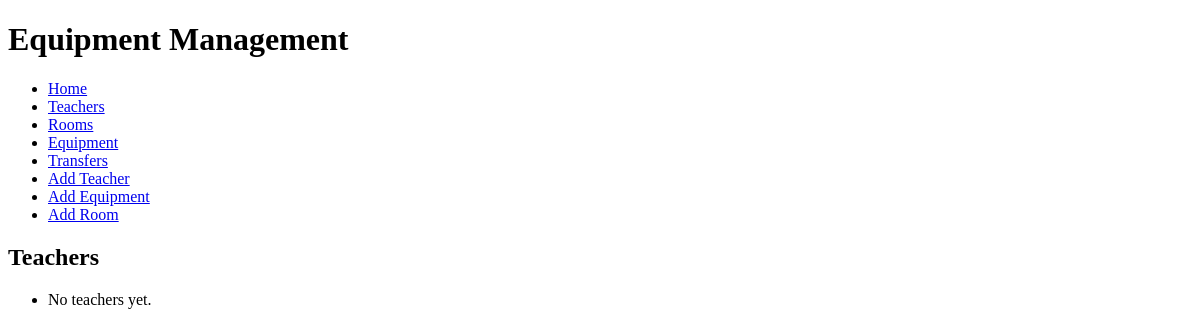
Before: /teachers/ with the older database file.
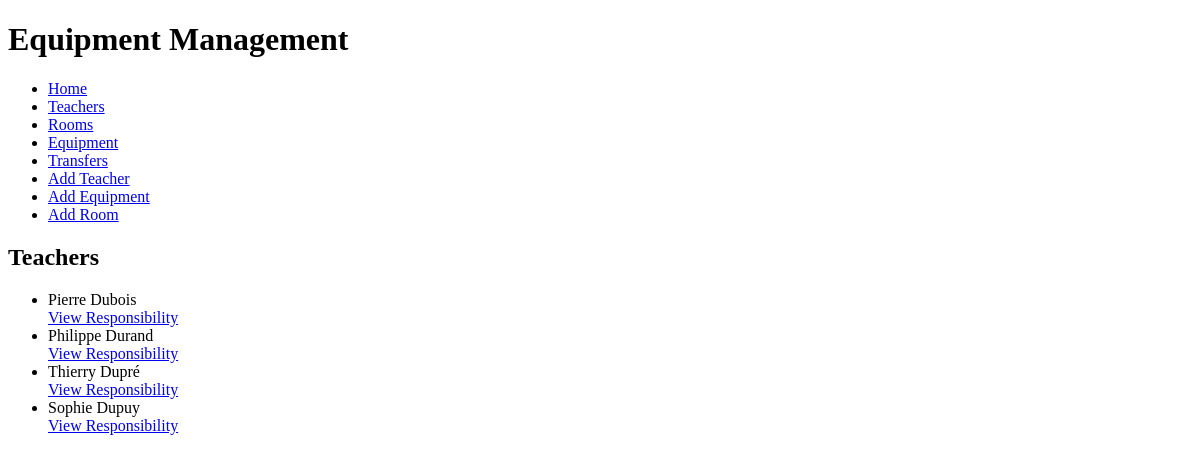
After: the same page with the newer database file.
### equipment_app/models.py (models this page shows, shortened)
class Teacher(models.Model):
    name = models.CharField(max_length=200)

### equipment_app/views.py (the view)
# urls.py: path('teachers/', views.teachers, name='teachers'),
def teachers(request):
    teachers = Teacher.objects.all()
    return render(request, 'teachers.html', {'teachers': teachers})

### equipment_app/templates/teachers.html
{% extends "base_generic.html" %}
{% block content %}
    <h2>Teachers</h2>
    <ul>
        {% for teacher in teachers %}
            <li>{{ teacher.name }}</li>
            <a href="{% url 'teacher_responsibility' teacher.id %}">View Responsibility</a>
        {% empty %}
            <li>No teachers yet.</li>
        {% endfor %}
    </ul>
{% endblock %}

Changed rows visible on the page:
added Teacher: name "Pierre Dubois"
added Teacher: name "Philippe Durand"
added Teacher: name "Thierry Dupré"
added Teacher: name "Sophie Dupuy"
Other visible differences:
text no longer shown: "No teachers yet."
